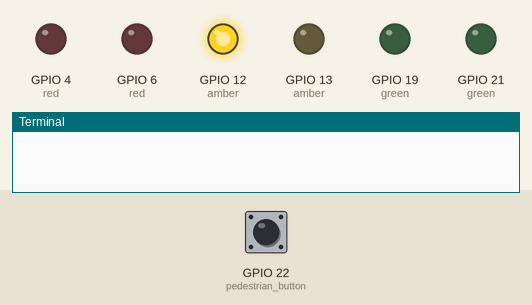
This program was run on a simulated Raspberry Pi (BCM pin numbers). Shown: output pins drawn as LEDs (lit = HIGH), the last lines printed to the terminal. The inputs (shaded band) are chosen by the test bench; at power-on: GPIO 22 (pedestrian_button) HIGH. The clock reads 2024-03-15 10:24:30 at power-on unless the program sets it.

Above: at 1.2 s.
1.3 s: GPIO 22 (pedestrian_button) pulled LOW for 0.15 s
At 1.8 s:
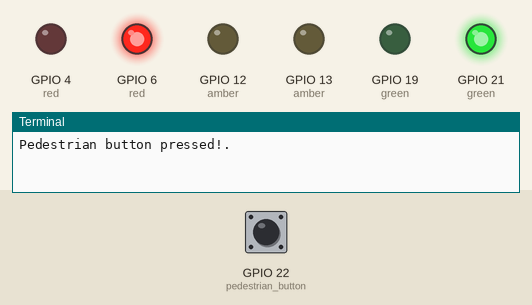
At 6.8 s:
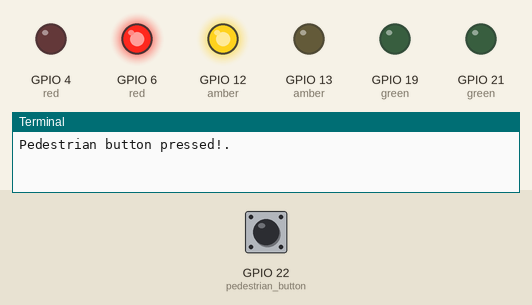
Timing chart, 0 to 16.4 s (numbered marks = the images above; inputs shaded):
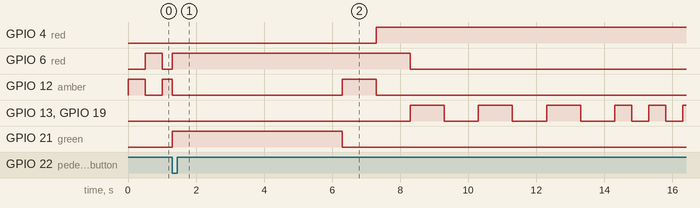

The program:

traffic_lights.py
```python
from gpiozero import TrafficLights, Button, Buzzer
import time
import signal
from time import sleep
from signal import pause


# Traffic lights for cars
car_lights = TrafficLights( # Assuming GPIO pins:
        4,  # (red)
        12, # (amber)
        21  # (green)
        )


# Traffic lights for pedestrians
pedestrian_lights = TrafficLights( # Assuming GPIO pins:
        6,  # (red)
        13, # (amber) (for sound)
        19  # (green)
        )


# Button for pedestrians
pedestrian_button = Button(22)  # Assuming GPIO pin 25 for the button


# Control + c handler
def handler(signum, frame):
    res = input(" \n<Control-c> was pressed. \nDo you really want to stop Traffic Ligh process?. y/n: ")
    if  res == 'y':
        exit(1)


# Mode stop_car
def car_stop_mode():
    car_lights.red.off()
    car_lights.amber.off()
    car_lights.green.on()
    pedestrian_lights.red.on()
    sleep(5)
    car_lights.red.off()
    car_lights.amber.on()
    car_lights.green.off()
    sleep(1)
    car_lights.red.on()
    car_lights.amber.off()
    car_lights.green.off()
    sleep(1)


def pedestrian_pass_normal_mode():
    timenow = time.time()
    newtime = 0
    while newtime < 5:
        pedestrian_lights.red.off()
        pedestrian_lights.green.on()
        pedestrian_lights.amber.on()
        sleep(1)
        pedestrian_lights.red.off()
        pedestrian_lights.green.off()
        pedestrian_lights.amber.off()
        sleep(1)
        newtime = time.time() - timenow


def pedestrian_pass_normal_mode():
    timenow = time.time()
    newtime = 0
    while newtime < 5:
        pedestrian_lights.red.off()
        pedestrian_lights.green.on()
        pedestrian_lights.amber.on()
        sleep(1)
        pedestrian_lights.red.off()
        pedestrian_lights.green.off()
        pedestrian_lights.amber.off()
        sleep(1)
        newtime = time.time() - timenow


def pedestrian_pass_fast_mode():
    timenow = time.time()
    newtime = 0
    while newtime < 5:
        pedestrian_lights.red.off()
        pedestrian_lights.green.on()
        pedestrian_lights.amber.on()
        sleep(0.5)
        pedestrian_lights.red.off()
        pedestrian_lights.green.off()
        pedestrian_lights.amber.off()
        sleep(0.5)
        newtime = time.time() - timenow


def pedestrian_pass_ultrafast_mode():
    timenow = time.time()
    newtime = 0
    while newtime < 3:
        pedestrian_lights.red.off()
        pedestrian_lights.green.on()
        pedestrian_lights.amber.on()
        sleep(0.1)
        pedestrian_lights.red.off()
        pedestrian_lights.green.off()
        pedestrian_lights.amber.off()
        sleep(0.1)
        newtime = time.time() - timenow


# Mode to idle
def going_to_idle():
    pedestrian_lights.red.on()
    sleep(1)
    car_lights.red.on()
    sleep(1)
    all_off()


def all_off():
    car_lights.red.off()
    car_lights.amber.off()
    car_lights.green.off()
    pedestrian_lights.red.off()
    pedestrian_lights.amber.off()
    pedestrian_lights.green.off()


# Mode iddle:
def idle_mode():
    timenow = time.time()
    timediff = 0
    while True:
        if pedestrian_button.is_pressed:
            print("Pedestrian button pressed!.")
            return 'no_idle'


        timediff = time.time() - timenow
        if timediff < 0.5:
            car_lights.amber.on()
            pedestrian_lights.red.off()
        elif timediff < 1.0:
            car_lights.amber.off()
            pedestrian_lights.red.on()
        else:
            timenow = time.time()


def main():
    mode = 'idle'
    while True:
         # check if pedestrian button is pressed
         mode = idle_mode()


         # traffic light mode
         if mode == 'idle':
             pass
         else:
             car_stop_mode()
             pedestrian_pass_normal_mode()
             pedestrian_pass_fast_mode()
             pedestrian_pass_ultrafast_mode()
             going_to_idle()
             mode = 'idle'


signal.signal(signal.SIGINT, handler)


main()
# Run the program indefinitely


pause()
```

Measured:
- after the input at 1.3 s, GPIO 4 (red): LOW → HIGH after 6.0 s; GPIO 13 (amber), GPIO 19 (green): goes 3 × (HIGH 1.0 s, LOW 1.0 s), HIGH 0.50 s, LOW 0.50 s, HIGH 0.50 s, LOW 0.50 s, then HIGH, starting after 7.0 s; GPIO 21 (green): LOW → HIGH at once, → LOW 5.0 s later
